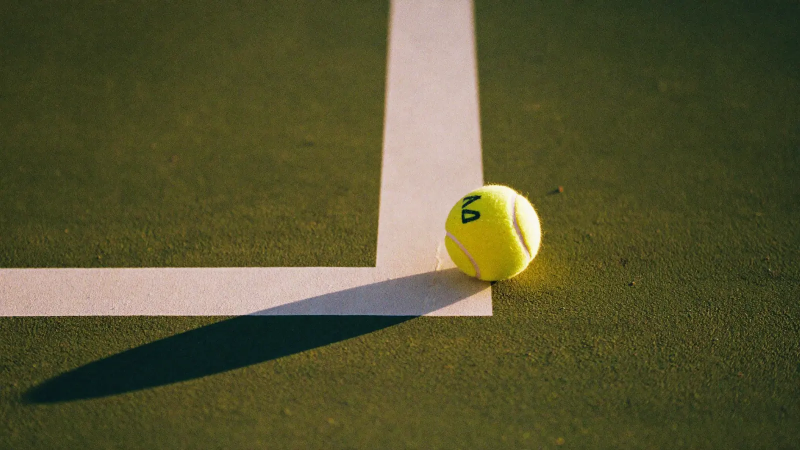
#> input picture web_assets/band-ball-1600.webp, 1600 x 900 px (shown at 1/2 size)
$ python court_detect.py ../web_assets/band-ball-1600.webp out.png
#> lines starting #> are read from the running program, lines starting #| are printed output that depends on the picture; after the words box and inside, x2 and y2 are one past the last pixel; in counts of white or black regions, pixels touching at a corner belong together
"""
court_detect.py

Finds the tennis court in one frame (camera behind one baseline) so the player
doesn't have to tap 7 points: the app pre-places them and the player only
checks the lines and drags any point that is off (2026-10-14).

How it works (classic line-based court fitting, no trained model):
1. White-line mask: pixels whiter than their surroundings (a "top-hat" on the
   darkest colour channel), so the painted lines stay and large white areas
   (walls, sky, shirts) mostly drop out.
2. Straight segments (Hough) are merged into lines and split into two
   families: across the court (baselines, service lines) and along it
   (sidelines).
3. Every pairing of two "across" lines with two "along" lines, matched to
   every pairing of real court lines, gives 4 corners -> a court-to-image
   homography. Each guess is scored by how much of the whole painted court
   it puts on white pixels.
4. The best guess is refined by snapping its projected lines to nearby white
   pixels and refitting.

Court coordinates (cm) as in calibration.py / config.py: x = depth from the
near baseline (0..2377), y = across from the camera-left SINGLES sideline
(0..823); doubles sidelines at -137 and 960.

detect_court(frame_bgr) -> dict with "points" (the 7 calibration points in
frame pixels), "score" (0..1, share of the court's lines found on white
paint), "ok" (score high enough to pre-place), "H" (court -> image).

Run directly to test on an image and write an overlay next to it:
    python Code/court_detect.py path/to/frame.jpg [out.jpg]
"""

import itertools
import sys

import cv2
import numpy as np

COURT_W, COURT_H, SERVICE, ALLEY = 2377.0, 823.0, 549.0, 137.0
NET = COURT_W / 2
ACROSS = [0.0, SERVICE, COURT_W - SERVICE, COURT_W]          # x of baselines and service lines
ALONG = [-ALLEY, 0.0, COURT_H, COURT_H + ALLEY]              # y of doubles/singles sidelines
OK_SCORE = 0.85                                              # tested 10-14: right fits 0.89-0.94, a wrong one 0.70; below this the app falls back to tapping

# Painted lines (court cm) used for scoring and refinement.
PAINTED = [
    ((0, -ALLEY), (COURT_W, -ALLEY)), ((0, COURT_H + ALLEY), (COURT_W, COURT_H + ALLEY)),   # doubles sidelines
    ((0, 0), (COURT_W, 0)), ((0, COURT_H), (COURT_W, COURT_H)),                             # singles sidelines
    ((0, -ALLEY), (0, COURT_H + ALLEY)), ((COURT_W, -ALLEY), (COURT_W, COURT_H + ALLEY)),   # baselines
    ((SERVICE, 0), (SERVICE, COURT_H)), ((COURT_W - SERVICE, 0), (COURT_W - SERVICE, COURT_H)),  # service lines
    ((SERVICE, COURT_H / 2), (COURT_W - SERVICE, COURT_H / 2)),                             # centre service line
]

POINTS = {   # the 7 calibration points (calibration.EXTENDED_POINT_LABELS)
    "baseline_near_left": (0, 0), "baseline_near_right": (0, COURT_H),
    "baseline_far_right": (COURT_W, COURT_H), "baseline_far_left": (COURT_W, 0),
    "service_line_near_left": (SERVICE, 0), "service_line_near_right": (SERVICE, COURT_H),
    "net_center": (NET, COURT_H / 2),
}

WORK_W = 1280   # detection runs on a copy this wide


def _samples(step=20.0):
#> called with step = 20
    pts = []
    for (x1, y1), (x2, y2) in PAINTED:
        n = max(2, int(np.hypot(x2 - x1, y2 - y1) / step))
        t = np.linspace(0, 1, n)
        pts.append(np.stack([x1 + (x2 - x1) * t, y1 + (y2 - y1) * t], 1))
    return np.concatenate(pts).astype(np.float64)


SAMPLES = _samples()
# The near half is always clearest (the far half hides behind the net, its band and the far wall),
# so it counts double.
WEIGHTS = np.where(SAMPLES[:, 0] < NET, 2.0, 1.0)


def white_line_mask(img):
    """Thin, whiter-than-surroundings pixels."""
    darkest = img.min(axis=2)                       # white is bright in every channel; blue/green court is not
    k = cv2.getStructuringElement(cv2.MORPH_ELLIPSE, (15, 15))
    tophat = cv2.morphologyEx(darkest, cv2.MORPH_TOPHAT, k)
    hsv = cv2.cvtColor(img, cv2.COLOR_BGR2HSV)
    # Lines in shade look bluish (lit by the sky), so strong top-hat pixels may be more saturated.
    mask = (((tophat > 35) & (hsv[..., 1] < 90)) | ((tophat > 55) & (hsv[..., 1] < 150))).astype(np.uint8)
    # Painted lines are thin and sparse; leaves, fences and brick walls make dense white texture.
    density = cv2.boxFilter(mask.astype(np.float32), -1, (25, 25))
    return ((mask > 0) & (density < 0.3)).astype(np.uint8) * 255


def _line_from_segment(x1, y1, x2, y2):
    """(a, b, c) with a*x + b*y = c, (a, b) unit normal."""
    a, b = y2 - y1, x1 - x2
    n = np.hypot(a, b)
    a, b = a / n, b / n
    return np.array([a, b, a * x1 + b * y1])


def find_lines(mask):
    segs = cv2.HoughLinesP(mask, 1, np.pi / 360, threshold=50, minLineLength=45, maxLineGap=10)
    if segs is None:
        return [], []
    groups = []   # each: {"theta", "rho", "pts": [...], "len"}
    for x1, y1, x2, y2 in segs.reshape(-1, 4).astype(float):
        ln = _line_from_segment(x1, y1, x2, y2)
        if ln[1] < 0 or (ln[1] == 0 and ln[0] < 0):
            ln = -ln
        theta, rho = np.arctan2(ln[1], ln[0]), ln[2]
        length = np.hypot(x2 - x1, y2 - y1)
        for g in groups:
            if abs(theta - g["theta"]) < np.radians(1.5) and abs(rho - g["rho"]) < 6:
                g["pts"] += [(x1, y1), (x2, y2)]
                g["len"] += length
                break
        else:
            groups.append({"theta": theta, "rho": rho, "pts": [(x1, y1), (x2, y2)], "len": length})
    across, along = [], []
    for g in groups:
        p = np.array(g["pts"], np.float32)
        vx, vy, x0, y0 = cv2.fitLine(p, cv2.DIST_L2, 0, 0.01, 0.01).ravel()
        ln = _line_from_segment(x0, y0, x0 + vx, y0 + vy)
        tilt = np.degrees(np.arctan2(abs(vy), abs(vx)))   # 0 = horizontal in the image
        (across if tilt < 14 else along if tilt > 16 else []).append((g["len"], ln))
    across.sort(key=lambda t: -t[0])
    along.sort(key=lambda t: -t[0])
    return [l for _, l in across[:16]], [l for _, l in along[:12]]


# [5 lines left out: function _meet, not called in this run]


def _project(H, pts):
    p = np.hstack([pts, np.ones((len(pts), 1))]) @ H.T
    return p[:, :2] / p[:, 2:3]


# [24 lines left out: functions _score, _plausible, not called in this run]


CORNERS = np.array([[0, 0], [0, COURT_H], [COURT_W, COURT_H], [COURT_W, 0]], np.float32)


# [20 lines left out: function _refine, not called in this run]


def detect_court(frame_bgr):
    h0, w0 = frame_bgr.shape[:2]
    s = WORK_W / w0
    img = cv2.resize(frame_bgr, (WORK_W, int(round(h0 * s))), interpolation=cv2.INTER_AREA)
    h, w = img.shape[:2]
    white = white_line_mask(img)
    hit = cv2.dilate(white, np.ones((5, 5), np.uint8))
    across, along = find_lines(white)
    best = (-1e9, None)
    model_across = list(itertools.combinations(range(4), 2))
    model_along = list(itertools.combinations(range(4), 2))
    for a1, a2 in itertools.combinations(across, 2):
        # lower line in the image = nearer the camera
        ya = lambda l: (l[2] - l[0] * w / 2) / l[1] if abs(l[1]) > 1e-6 else 1e9
        near_l, far_l = (a1, a2) if ya(a1) > ya(a2) else (a2, a1)
        for s1, s2 in itertools.combinations(along, 2):
            ref_y = ya(near_l)
            xa = lambda l: (l[2] - l[1] * ref_y) / l[0] if abs(l[0]) > 1e-6 else 1e9
            left_l, right_l = (s1, s2) if xa(s1) < xa(s2) else (s2, s1)
            corners = [_meet(near_l, left_l), _meet(near_l, right_l), _meet(far_l, right_l), _meet(far_l, left_l)]
            if any(c is None for c in corners):
                continue
            img_pts = np.array(corners, np.float32)
            for i, j in model_across:
                for k, m in model_along:
                    court_pts = np.array([[ACROSS[i], ALONG[k]], [ACROSS[i], ALONG[m]],
                                          [ACROSS[j], ALONG[m]], [ACROSS[j], ALONG[k]]], np.float32)
                    H = cv2.getPerspectiveTransform(court_pts, img_pts).astype(np.float64)
                    if not _plausible(H, w, h):
                        continue
                    sc, _ = _score(H, hit, w, h)
                    if sc > best[0]:
                        best = (sc, H)
    if best[1] is None:
        return {"ok": False, "score": 0.0, "points": None, "H": None}
    fine = cv2.dilate(white, np.ones((3, 3), np.uint8))
    H = _refine(best[1], fine, w, h)
    _, frac = _score(H, hit, w, h)
    S = np.diag([1 / s, 1 / s, 1.0])                 # back to full-size pixels
    H_full = S @ H
    H_full /= H_full[2, 2]
    pts = _project(H_full, np.array(list(POINTS.values())))
    return {"ok": frac >= OK_SCORE, "score": round(float(frac), 3), "H": H_full,
            "points": {k: [round(float(x), 1), round(float(y), 1)] for k, (x, y) in zip(POINTS, pts)}}


def draw(frame_bgr, result):
    out = frame_bgr.copy()
    if result["H"] is None:
        return out
    for a, b in PAINTED:
        p = _project(result["H"], np.array([a, b], float)).astype(int)
        cv2.line(out, tuple(p[0]), tuple(p[1]), (238, 211, 34), 3)
    for name, (x, y) in result["points"].items():
        cv2.circle(out, (int(x), int(y)), 12, (128, 222, 74), -1)
    cv2.putText(out, f"score {result['score']}", (40, 80), cv2.FONT_HERSHEY_SIMPLEX, 2.2, (255, 255, 255), 5)
    return out


if __name__ == "__main__":
    import time
    path = sys.argv[1]
    frame = cv2.imread(path)
#> frame is the input picture: shape (900, 1600, 3); mean B, G, R 49.3, 84.9, 86.9
    t0 = time.time()
    res = detect_court(frame)
#> in detect_court, `img = cv2.resize(frame_bgr, (WORK_W, int(round(h0 * s))), interpolatio..`:
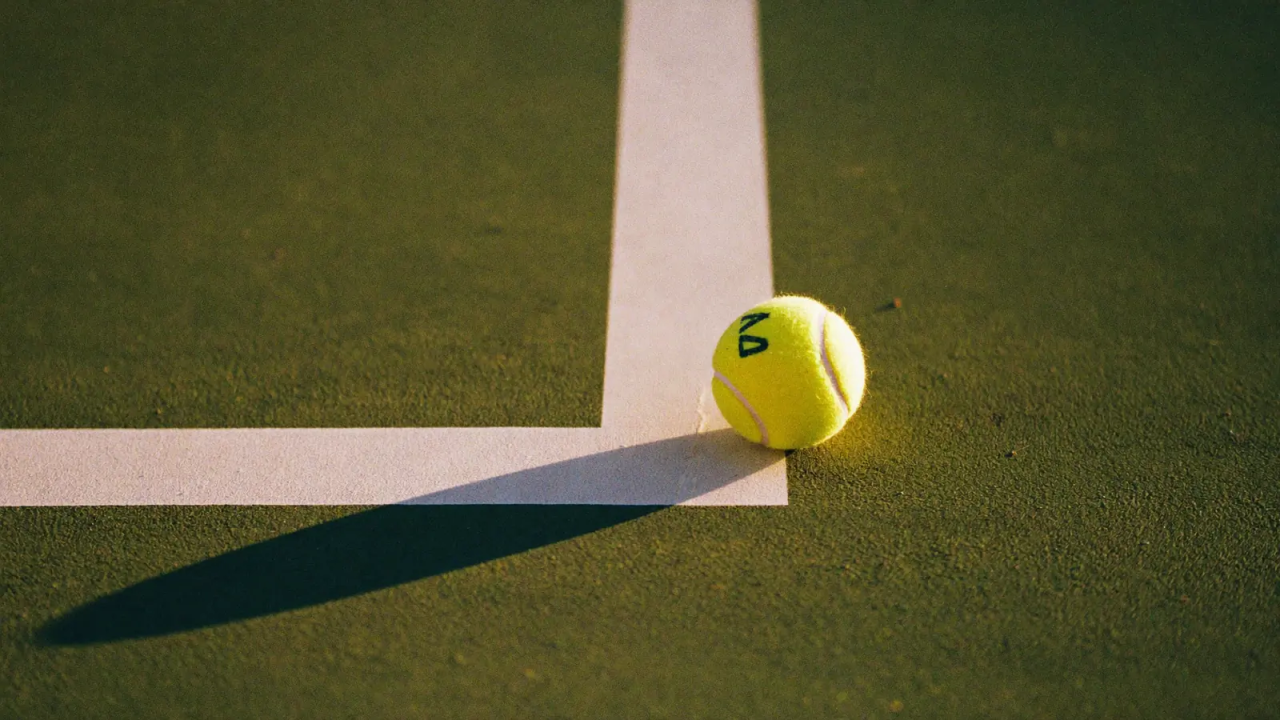
#> img: shape (720, 1280, 3); mean B, G, R 49.3, 84.9, 86.9
#> in white_line_mask, `darkest = img.min(axis=2)`:
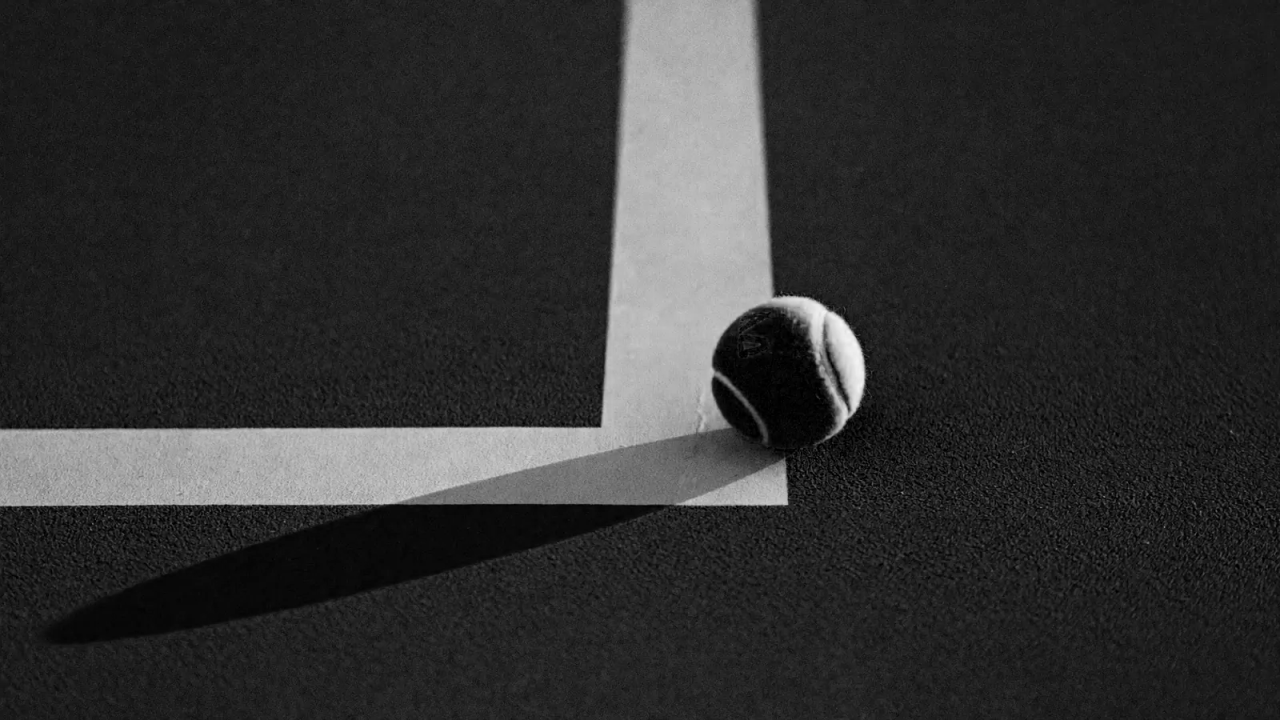
#> darkest: shape (720, 1280); min 0, max 244, mean 48.5
#> in white_line_mask, `tophat = cv2.morphologyEx(darkest, cv2.MORPH_TOPHAT, k)`:
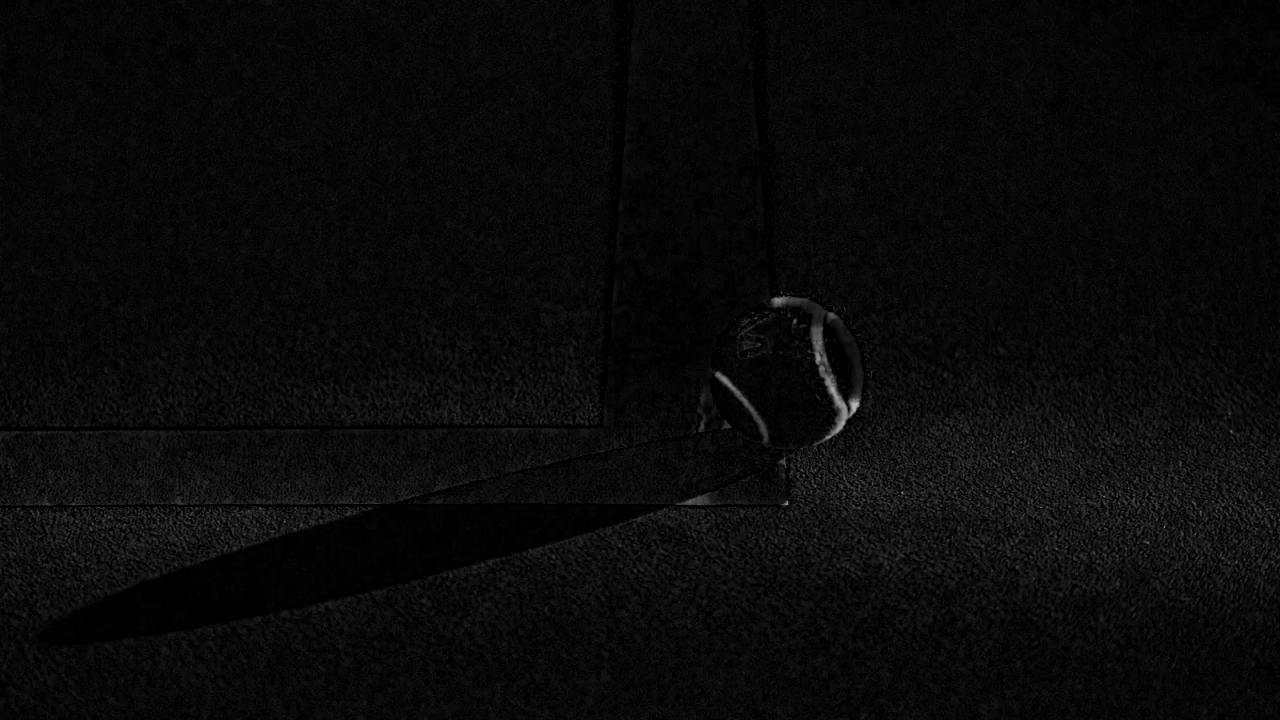
#> tophat: shape (720, 1280); min 0, max 186, mean 9.6
#> in white_line_mask, `hsv = cv2.cvtColor(img, cv2.COLOR_BGR2HSV)`: hsv: shape (720, 1280, 3); mean H, S, V 31.9, 132.9, 89.9
#> in white_line_mask, `mask = (((tophat > 35) & (hsv[..., 1] < 90)) | ((tophat > 55) & (hsv[...`:
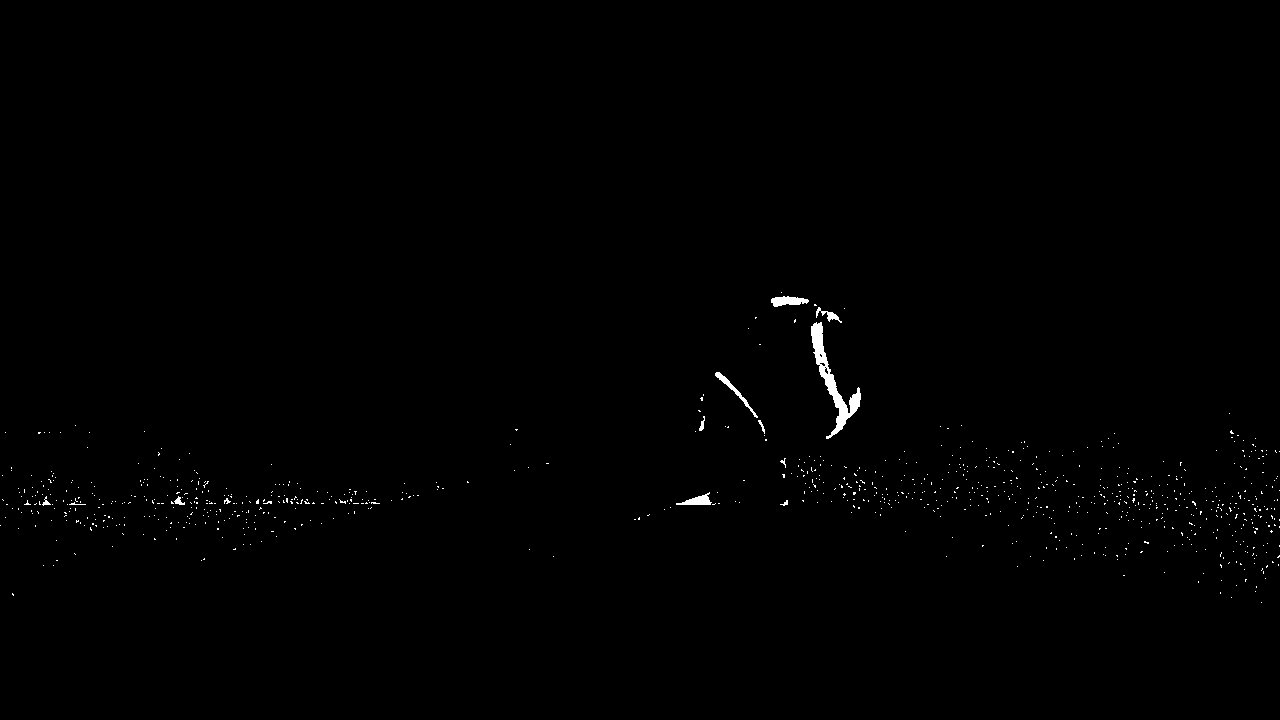
#> mask: shape (720, 1280); values 0 (black) and 1 (white), 0.45% white; 883 white regions (870 under 20 px), largest, box (x1, y1, x2, y2) and area: (811, 322, 861, 439) 1345, (771, 296, 809, 307) 275, (715, 372, 758, 418) 237
#> in white_line_mask, `return ((mask > 0) & (density < 0.3)).astype(np.uint8) * 255`: returned value: shape (720, 1280); 0.3% white in thin lines or dots, all inside (x1, y1, x2, y2) = (0, 292, 1280, 603)
#> in detect_court, `hit = cv2.dilate(white, np.ones((5, 5), np.uint8))`:
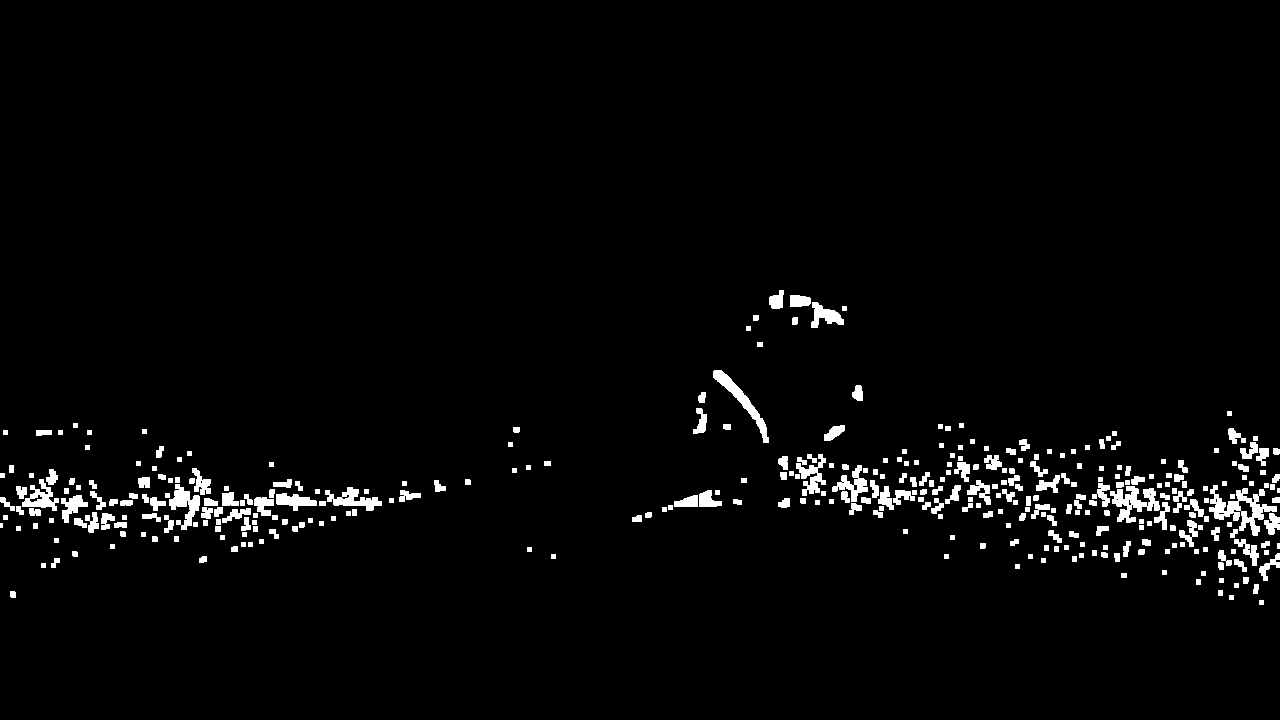
#> hit: shape (720, 1280); 2.8% white; 354 white regions (3 under 20 px), largest, box (x1, y1, x2, y2) and area: (1209, 485, 1277, 536) 1275, (1110, 486, 1160, 523) 902, (713, 370, 769, 443) 777
#> in find_lines, `segs = cv2.HoughLinesP(mask, 1, np.pi / 360, threshold=50, minLineLeng..`: segs = [[153, 503, 242, 503], [242, 502, 313, 502], [249, 501, 305, 501], [792, 297, 841, 321]]
#> the loop in find_lines, `for x1, y1, x2, y2 in segs.reshape(-1, 4).astype(float):` made 4 passes
#> (x1, y1, x2, y2, a in _line_from_segment, b in _line_from_segment, n in _line_from_segment, ln) on passes 1 to 4: (153, 503, 242, 503, 0, -1, 89, [0, 1, 503]), (242, 502, 313, 502, 0, -1, 71, [0, 1, 502]), (249, 501, 305, 501, 0, -1, 56, [0, 1, 501]), (792, 297, 841, 321, 0.44, -0.898, 54.56, [-0.44, 0.898, -81.65])
#> after the loop in find_lines, `for x1, y1, x2, y2 in segs.reshape(-1, 4).astype(float):`: g = {'theta': 1.57, 'rho': 503, 'pts': [(153, 503), (242, 503), (242, 502), (313, 502), (249, 501), (305, 501)], 'len': 216}; groups = 2 items
#> the loop in find_lines, `for g in groups:` made 2 passes
#> (vx, vy, x0, y0, ln) on pass 1: (1, -0.00962, 250.7, 502, [-0.00961, -1, -504.4])
#> (p, vx, vy, x0, y0) on pass 2: ([[792, 297], [841, 321]], 0.898, 0.44, 816.5, 309)
#> in detect_court, `across, along = find_lines(white)`: across = [[-0.00961, -1, -504.4]]; along = [[0.44, -0.898, 81.66]]
#> res = 4 items
    print(f"ok={res['ok']} score={res['score']} in {time.time() - t0:.1f}s")
    if res["points"]:
        for k, v in res["points"].items():
            print(f"  {k}: {v}")
    out = sys.argv[2] if len(sys.argv) > 2 else path.rsplit(".", 1)[0] + "_court.jpg"
    cv2.imwrite(out, draw(frame, res))
    print("overlay:", out)
